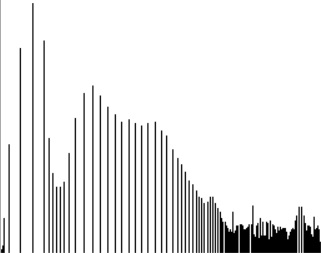
#> input picture chap06/images_ch06/openCVhistoEq.jpg, 321 x 253 px
$ python arithmetic.py
#> lines starting #> are read from the running program, lines starting #| are printed output that depends on the picture
import sys
import numpy as np
import cv2
from matplotlib import pyplot as plt


src1 = cv2.imread('openCVhistoEq.jpg', cv2.IMREAD_GRAYSCALE)
#> src1 is the input picture: shape (253, 321); min 0, max 255, mean 230.4
src2 = cv2.imread('userHistoEq.jpg', cv2.IMREAD_GRAYSCALE)
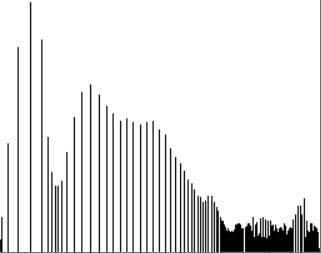
#> input picture chap06/images_ch06/userHistoEq.jpg, 321 x 253 px
#> src2 is the input picture: shape (253, 321); min 0, max 255, mean 229.7
print("h1 w1",src1.shape[:2])
#| h1 w1 (253, 321)
print("h2 w2",src2.shape[:2])
#| h2 w2 (253, 321)

if src1 is None or src2 is None:
    print('Image load failed!')
    sys.exit()

dst3 = cv2.subtract(src1, src2)
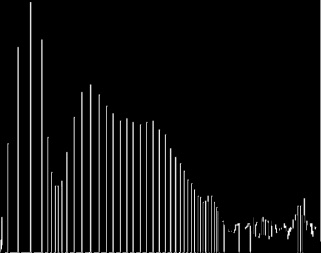
#> dst3: shape (253, 321); min 0, max 255, mean 15.2
dst4 = cv2.absdiff(src1, src2)
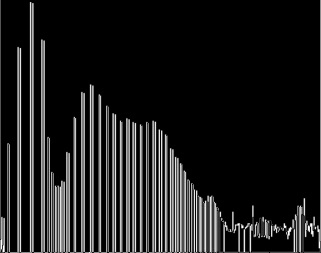
#> dst4: shape (253, 321); min 0, max 255, mean 29.7

plt.subplot(141), plt.axis('off'), plt.imshow(src1, 'gray'), plt.title('src1')
plt.subplot(142), plt.axis('off'), plt.imshow(src2, 'gray'), plt.title('src2')
plt.subplot(143), plt.axis('off'), plt.imshow(dst3, 'gray'), plt.title('subtract')
plt.subplot(144), plt.axis('off'), plt.imshow(dst4, 'gray'), plt.title('absdiff')
plt.show()
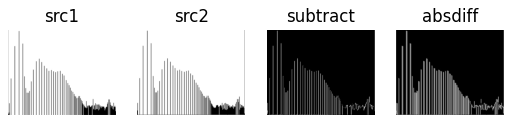
#> figure drawn by matplotlib, 4 panels
